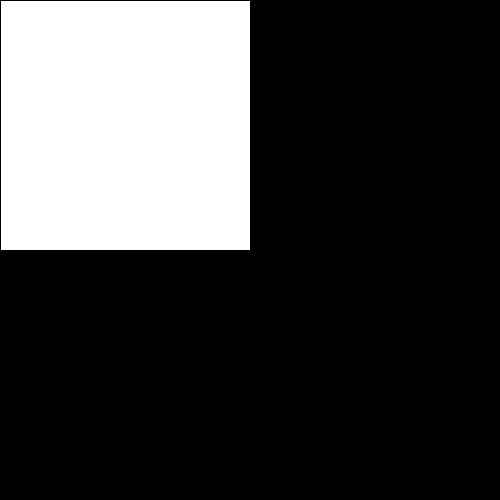
Frame 1 (no input)
Frame 60 (the mouse pressed at the canvas centre just before this capture): identical to frame 1, image omitted
Frame 120 (the mouse held since frame 60 and released just before this capture): blank canvas, image omitted

The Processing sketch that drew this single still picture (run headless with seeded random() and noise(); from frame 60 on, the mouse is pressed at the canvas centre):

// Processing sketch: ColorSquare
// ── ColorSquare.pde
boolean clickedQuad1 = false; //global variable
boolean clickedQuad2 = false;
boolean clickedQuad3 = false;
boolean clickedQuad4 = false;
void setup() {
  size(500, 500);
}

void draw() {
  background(0);
  if (clickedQuad1 || mouseX < width / 2 && mouseY < height /2 ) {
    fill(255);
    rect(0, 0, width/2, height/2);
    //int x = 15;
  }
  if (clickedQuad2 || mouseX > width / 2 && mouseY < height /2 ) {
    fill(255, 0, 0);
    rect(width/2, 0, width/2, height/2);
  }
  if (clickedQuad3 || mouseX < width / 2 && mouseY > height /2 ) {
    fill(0, 255, 0);
    rect(0, height/2, width/2, height/2);
  }
  if (clickedQuad4 || mouseX > width / 2 && mouseY > height /2 ) {
    fill(0, 0, 255);
    rect(width/2, height/2, width/2, height/2);
  }
  //println(x);
}


void mouseClicked() {
  if (mouseX < width / 2 && mouseY < height /2 ) {
    clickedQuad1 = true;
  }
  if (mouseX > width / 2 && mouseY < height /2 ) {
    clickedQuad2 = true;
  }
  if (mouseX < width / 2 && mouseY > height /2 ) {
    clickedQuad3 = true;
  }
  if (mouseX > width / 2 && mouseY > height /2 ) {
    clickedQuad4 = true;
  }
}
